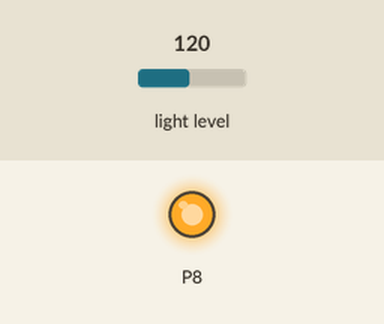
This program was run on a simulated BBC micro:bit running MicroPython. Parts: output pins drawn as LEDs (lit = HIGH). Inputs (shaded band) come from the test bench; at power-on: light level 120.

Above: at 1.2 s.
1.3 s: light level set to 11
2.8 s: light level set to 8
At 4.2 s:
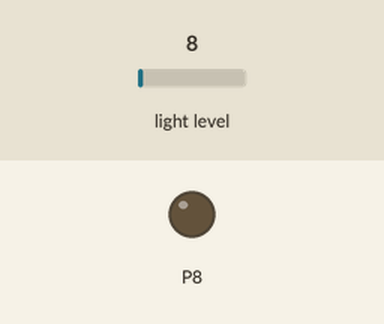
4.5 s: light level set to 64
At 5.5 s:
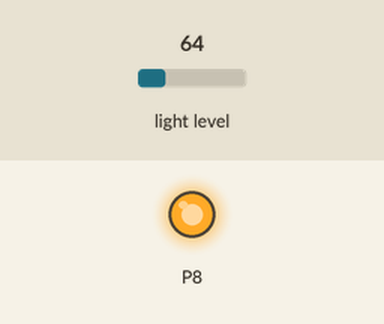
6.0 s: light level set to 5
At 6.7 s:
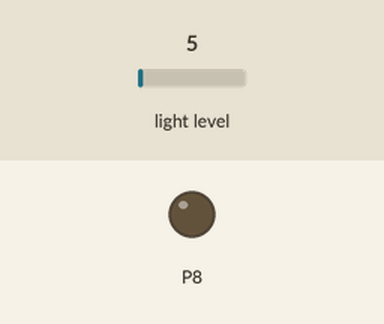
Timing chart, 0 to 8.5 s (numbered marks = the images above; inputs shaded):
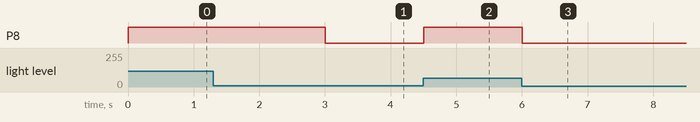

Measured:
- the behaviour switches between 10 and 9 on light level (found by bisection; images 0 and 1)
- after the input at 1.3 s, every drawn part: stays the same
- after the input at 2.8 s, P8: HIGH → LOW after 0.20 s
- after the input at 4.5 s, P8: LOW → HIGH at once
- after the input at 6.0 s, P8: HIGH → LOW at once

The program:

Automatic_Night_Light_Project.py
```python
from microbit import *

while True:
    lightLvl = display.read_light_level()
    if lightLvl < 10:
        pin8.write_digital(0)
        sleep(250)
    else:
       pin8.write_digital(1)
       sleep(250)

   
```
